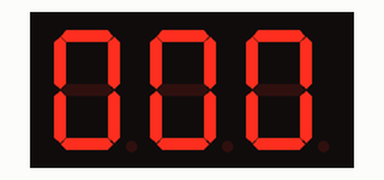
Bench run of a sketch on a simulated Arduino Uno, built with avr-gcc and run on an emulated ATmega328P. On the bench: 3-digit seven-segment display. Wiring (inferred from the names in the program): 3-digit 7-segment display, segments lit when HIGH: segments pin 5, pin 6, pin 7, pin 8, pin 9, pin 10, pin 11; digit selects pin 2, pin 3, pin 4. The segment pins are drawn as the display they are named for.

Above: at 0.1 s.
At 5.1 s:
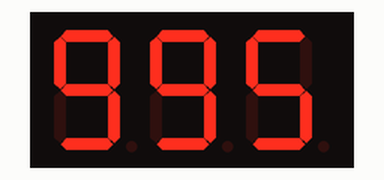
At 10.1 s:
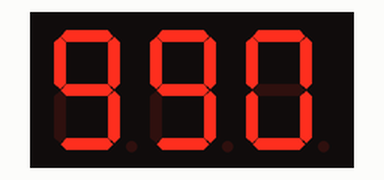
At 19.1 s:
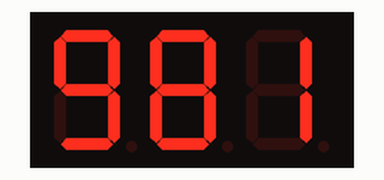
At 28.1 s:
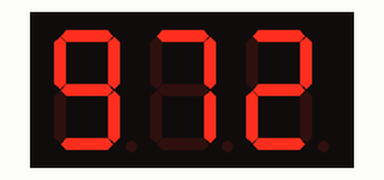
At 38.1 s:
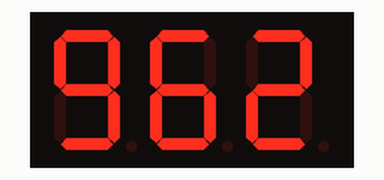

Measured:
- what the display in image 0 shows lasts 1.1 s, from 0.0 s to 1.1 s

The sketch:

4digit_7segment.ino
```cpp
// Display pins are numbered counter-clockwise bottom left to top left

int dgt1Pin = 1; // Pin 12 (w/330 resistor)
int dgt2Pin = 2; // Pin 9 (w/330 resistor)
int dgt3Pin = 3; // Pin 8 (w/330 resistor)
int dgt4Pin = 4; // Pin 6 (w/330 resistor)

int segA = 5; // Pin 11
int segB = 6; // Pin 7
int segC = 7; // Pin 4
int segD = 8; // Pin 2
int segE = 9; // Pin 1
int segF = 10; // Pin 10
int segG = 11; // Pin 5

long number = 0;
int digit = 0;
int delayAmt = 3;
int countdownFrom = 1000;
unsigned long startTime = 1;
unsigned long currentTime;

// the setup routine runs once when you press reset:
void setup() {
  // initialize the digital pin as an output.
  pinMode(dgt1Pin, OUTPUT);
  pinMode(dgt2Pin, OUTPUT);
  pinMode(dgt3Pin, OUTPUT);
  pinMode(dgt4Pin, OUTPUT);
  pinMode(segA, OUTPUT);
  pinMode(segB, OUTPUT);
  pinMode(segC, OUTPUT);
  pinMode(segD, OUTPUT);
  pinMode(segE, OUTPUT);
  pinMode(segF, OUTPUT);
  pinMode(segG, OUTPUT);
  Serial.begin(9600);

  // Set starting number.
  startTime = 1;
}

// the loop routine runs over and over again forever:
void loop() {
  count();
}


void count(){
  int thousands, hundreds, tens, ones;

  // Get the current time for this loop
  currentTime = millis();

  // Check if countdown timer has reached zero.  If so, restart.
  if ((currentTime - startTime) / 1000 > countdownFrom){
    startTime = currentTime;
  }

  // Calculate number for display.
  number = countdownFrom - (currentTime - startTime) / 1000;

  // Split out number digits for display.
  thousands = number / 1000;
  hundreds = number % 1000 / 100;
  tens = number % 100 / 10;
  ones = number % 10;

//  Serial.print("currentTime:");
//  Serial.println(currentTime);
//  Serial.print("startTime:");
//  Serial.println(startTime);
//  Serial.print("millis:");
//  Serial.println(millis());
//  Serial.print("Number:");
//  Serial.println(number);
//  Serial.print("Ones:");
//  Serial.println(ones);
//  Serial.print("Tens:");
//  Serial.println(tens);
//  Serial.print("Hundreds:");
//  Serial.println(hundreds);
//  Serial.print("Thousands:");
//  Serial.println(thousands);

  displayNumber(1, thousands);
  delay (delayAmt);
  displayNumber(2, hundreds);
  delay (delayAmt);
  displayNumber(3, tens);
  delay (delayAmt);
  displayNumber(4, ones);
  delay (delayAmt);

}


void pickDigit(int x)
{
  digitalWrite(dgt1Pin, HIGH);
  digitalWrite(dgt2Pin, HIGH);
  digitalWrite(dgt3Pin, HIGH);
  digitalWrite(dgt4Pin, HIGH);

  switch(x)
  {
    case 1: digitalWrite(dgt1Pin, LOW); break;
    case 2: digitalWrite(dgt2Pin, LOW); break;
    case 3: digitalWrite(dgt3Pin, LOW); break;
    case 4: digitalWrite(dgt4Pin, LOW); break;
  }
}

void displayNumber(int digit, int number)
{
  pickDigit(digit);
  switch(number)
  {
    case 1: one(); break;
    case 2: two(); break;
    case 3: three(); break;
    case 4: four(); break;
    case 5: five(); break;
    case 6: six(); break;
    case 7: seven(); break;
    case 8: eight(); break;
    case 9: nine(); break;
    default: zero(); break;
  }
}

void blank(){
  digitalWrite(segA, LOW);
  digitalWrite(segB, LOW);
  digitalWrite(segC, LOW);
  digitalWrite(segD, LOW);
  digitalWrite(segE, LOW);
  digitalWrite(segF, LOW);
  digitalWrite(segG, LOW);
}

void zero(){
  digitalWrite(segA, HIGH);
  digitalWrite(segB, HIGH);
  digitalWrite(segC, HIGH);
  digitalWrite(segD, HIGH);
  digitalWrite(segE, HIGH);
  digitalWrite(segF, HIGH);
  digitalWrite(segG, LOW);
}

void one(){
  digitalWrite(segA, LOW);
  digitalWrite(segB, HIGH);
  digitalWrite(segC, HIGH);
  digitalWrite(segD, LOW);
  digitalWrite(segE, LOW);
  digitalWrite(segF, LOW);
  digitalWrite(segG, LOW);
}

void two(){
  digitalWrite(segA, HIGH);
  digitalWrite(segB, HIGH);
  digitalWrite(segC, LOW);
  digitalWrite(segD, HIGH);
  digitalWrite(segE, HIGH);
  digitalWrite(segF, LOW);
  digitalWrite(segG, HIGH);
}

void three(){
  digitalWrite(segA, HIGH);
  digitalWrite(segB, HIGH);
  digitalWrite(segC, HIGH);
  digitalWrite(segD, HIGH);
  digitalWrite(segE, LOW);
  digitalWrite(segF, LOW);
  digitalWrite(segG, HIGH);
}

void four(){
  digitalWrite(segA, LOW);
  digitalWrite(segB, HIGH);
  digitalWrite(segC, HIGH);
  digitalWrite(segD, LOW);
  digitalWrite(segE, LOW);
  digitalWrite(segF, HIGH);
  digitalWrite(segG, HIGH);
}

void five(){
  digitalWrite(segA, HIGH);
  digitalWrite(segB, LOW);
  digitalWrite(segC, HIGH);
  digitalWrite(segD, HIGH);
  digitalWrite(segE, LOW);
  digitalWrite(segF, HIGH);
  digitalWrite(segG, HIGH);
}

void six(){
  digitalWrite(segA, HIGH);
  digitalWrite(segB, LOW);
  digitalWrite(segC, HIGH);
  digitalWrite(segD, HIGH);
  digitalWrite(segE, HIGH);
  digitalWrite(segF, HIGH);
  digitalWrite(segG, HIGH);
}

void seven(){
  digitalWrite(segA, HIGH);
  digitalWrite(segB, HIGH);
  digitalWrite(segC, HIGH);
  digitalWrite(segD, LOW);
  digitalWrite(segE, LOW);
  digitalWrite(segF, LOW);
  digitalWrite(segG, LOW);
}

void eight(){
  digitalWrite(segA, HIGH);
  digitalWrite(segB, HIGH);
  digitalWrite(segC, HIGH);
  digitalWrite(segD, HIGH);
  digitalWrite(segE, HIGH);
  digitalWrite(segF, HIGH);
  digitalWrite(segG, HIGH);
}

void nine(){
  digitalWrite(segA, HIGH);
  digitalWrite(segB, HIGH);
  digitalWrite(segC, HIGH);
  digitalWrite(segD, HIGH);
  digitalWrite(segE, LOW);
  digitalWrite(segF, HIGH);
  digitalWrite(segG, HIGH);
}
```
